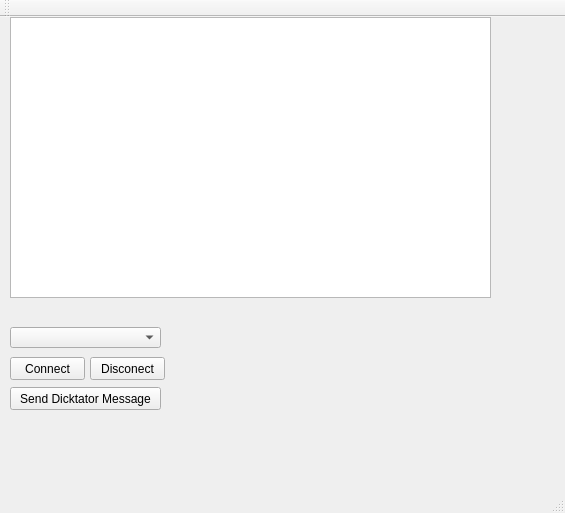
<?xml version="1.0" encoding="UTF-8"?>
<ui version="4.0">
 <class>MainWindow</class>
 <widget class="QMainWindow" name="MainWindow">
  <property name="geometry">
   <rect>
    <x>0</x>
    <y>0</y>
    <width>565</width>
    <height>513</height>
   </rect>
  </property>
  <property name="windowTitle">
   <string>PowerFC Serial Emulator</string>
  </property>
  <widget class="QWidget" name="centralWidget">
   <widget class="QTextBrowser" name="txtConsole">
    <property name="geometry">
     <rect>
      <x>10</x>
      <y>0</y>
      <width>481</width>
      <height>281</height>
     </rect>
    </property>
   </widget>
   <widget class="QComboBox" name="comboBox">
    <property name="geometry">
     <rect>
      <x>10</x>
      <y>310</y>
      <width>151</width>
      <height>21</height>
     </rect>
    </property>
   </widget>
   <widget class="QPushButton" name="btnDisconnect">
    <property name="geometry">
     <rect>
      <x>90</x>
      <y>340</y>
      <width>75</width>
      <height>23</height>
     </rect>
    </property>
    <property name="text">
     <string>Disconect</string>
    </property>
   </widget>
   <widget class="QPushButton" name="btnconnect">
    <property name="geometry">
     <rect>
      <x>10</x>
      <y>340</y>
      <width>75</width>
      <height>23</height>
     </rect>
    </property>
    <property name="text">
     <string>Connect</string>
    </property>
   </widget>
   <widget class="QPushButton" name="pushButton">
    <property name="geometry">
     <rect>
      <x>10</x>
      <y>370</y>
      <width>151</width>
      <height>23</height>
     </rect>
    </property>
    <property name="text">
     <string>Send Dicktator Message</string>
    </property>
   </widget>
  </widget>
  <widget class="QMenuBar" name="menuBar">
   <property name="geometry">
    <rect>
     <x>0</x>
     <y>0</y>
     <width>565</width>
     <height>21</height>
    </rect>
   </property>
  </widget>
  <widget class="QToolBar" name="mainToolBar">
   <attribute name="toolBarArea">
    <enum>TopToolBarArea</enum>
   </attribute>
   <attribute name="toolBarBreak">
    <bool>false</bool>
   </attribute>
  </widget>
  <widget class="QStatusBar" name="statusBar"/>
 </widget>
 <layoutdefault spacing="6" margin="11"/>
 <resources/>
 <connections/>
</ui>
